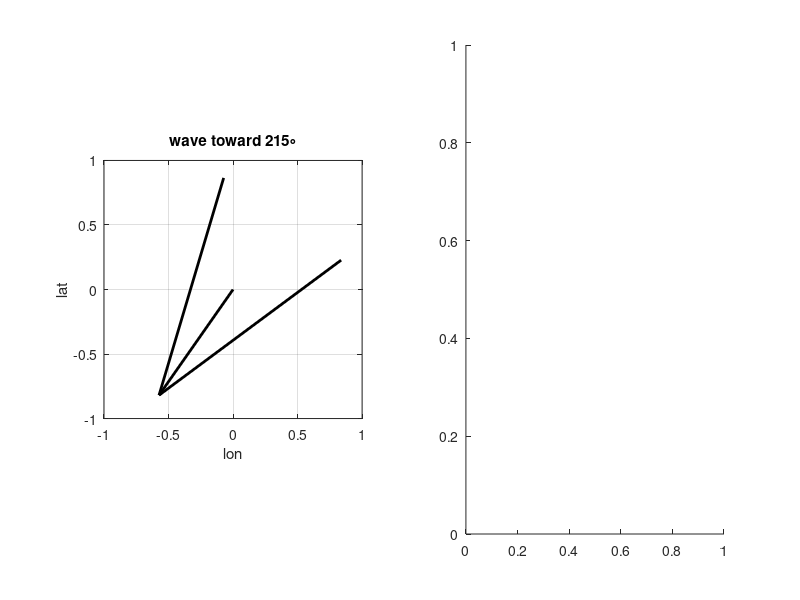

Write the MATLAB code that produced this figure. (Note: this script raises an error after producing the figure.)
% IT_prop_angle.m

%% --- M2 internal tide seen at one mooring depth ---
lat  = 7.5;                             % deg N (Palau)
f    = 2*(7.2921e-5)*sind(lat);         % Coriolis
om   = 2*pi/(12.4206*3600);             % M2 angular frequency
A    = 215;                               % propagation azimuth (toward), deg CW from NORTH
                                        %   0 = toward N, 90 = toward E, 135 = toward SE
                                        %   wave COMES FROM A+180
% A is TOWARD, the same convention as synth_baroclinic's P.to_deg,
% compute_tidal_flux's F.dir and compare_synth_real_uvp's to_deg. This wave is
% compare_synth_real_uvp's synthetic for a single mode with psi = pi/2: there
% th = -om*t + psi, so sin(th) = cos(om*t), the upar used here.
U0   = 0.05;                            % along-wave velocity amplitude [m/s]
rho0 = 1025;                            % reference density [kg/m^3]
c1   = 2.5;                             % mode-1 eigenspeed [m/s], sets the impedance
t    = linspace(0, 2*12.4206*3600, 500);% two M2 periods [s]

% clean polarization: along-wave in phase w/ p, cross-wave 90 deg & f/om smaller
upar = U0*cos(om*t);                    % along propagation
uprp = (f/om)*U0*sin(om*t);             % cross (rotary) part

% pressure. For a free mode the momentum equations give
%   upar = om*k*p'/(rho0*(om^2-f^2)),  with  om^2-f^2 = c1^2 k^2,
% so p' is IN PHASE with upar and the amplitudes are tied:
P0 = rho0*c1*U0*sqrt(1 - (f/om)^2);     % [Pa]
p  = P0*cos(om*t);

% rotate into geographic east (u) / north (v). Propagation points along
% (sind A, cosd A); the cross-wave axis is 90 deg CLOCKWISE of that,
% (cosd A, -sind A), which is what makes the vector turn clockwise -- the
% correct sense for the northern hemisphere.
u =  upar*sind(A) + uprp*cosd(A);
v =  upar*cosd(A) - uprp*sind(A);

% in phase => nonzero mean flux, directed along A
fprintf('p0 = %.1f Pa for u0 = %.3f m/s  (p0/u0 = rho0*c1*sqrt(1-(f/om)^2) = %.0f Pa per m/s)\n', ...
        P0, U0, P0/U0);
fprintf('<upar*p''> = %.3f W/m^2 toward %g deg CW from north\n', 0.5*U0*P0, A);

figure;
subplot(1,2,1)                          % propagation direction in lon/lat plane
quiver(0,0, sind(A), cosd(A), 0,'k','LineWidth',2,'MaxHeadSize',1); hold on
axis equal; axis([-1 1 -1 1]); grid on
xlabel('lon'); ylabel('lat');
title(sprintf('wave toward %g\\circ',A))

subplot(1,2,2)                          % what the mooring records
yyaxis left                             % velocity and pressure differ by O(10^3),
h1 = plot(t/3600,u,'-','LineWidth',1.5,'Color',[0.850 0.325 0.098]); hold on
h2 = plot(t/3600,v,'-','LineWidth',1.5,'Color',[0 0.447 0.741]);
ylabel('velocity (m s^{-1})')
yyaxis right                            %   so p' gets its own axis
h3 = plot(t/3600,p,'-','LineWidth',3,'Color',[0 0 0]);
ylabel('p'' (Pa)')
ax = gca; ax.YAxis(1).Color = 'k'; ax.YAxis(2).Color = 'k';
xlabel('time (hours)'); 

% quarter-phase markers. 90 deg of phase is (pi/2)/om seconds, so the spacing
% comes from the frequency and not from the hour axis -- change om and the
% lines follow. nq counts how many quarter cycles the record holds.
yyaxis left                             % so the labels sit on the velocity axis
nq = floor(om*t(end)/(pi/2) + 1e-9);
tq = (0:nq)*(pi/2)/om;                  % times of 0, 90, 180, ... deg [s]
for k = 1:numel(tq)
    xline(tq(k)/3600, ':', sprintf('%g\\circ', 90*(k-1)), ...
          'Color',[.5 .5 .5], 'LineWidth',0.75, 'FontSize',8, ...
          'LabelOrientation','horizontal', ...
          'LabelHorizontalAlignment','left', 'LabelVerticalAlignment','bottom');
end
xlim([0 t(end)/3600])
legend([h1 h2 h3],{'u (east)','v (north)','p'''},'Location','ne')
title('what a mooring would see')

%% --- two waves of equal amplitude from different directions -------------
% Nash et al. (2004, JPO 34, 1117-1134), Fig. 17: a wave with lambda_x = 80 km
% reflecting off a north-south wall makes a standing pattern in which the flux
% ACROSS the wall cancels everywhere, while the flux ALONG it reverses sign
% every quarter wavelength. A mooring sees none of that spatial structure --
% it sees one u, v, p record whose apparent flux direction depends on where in
% the pattern it happens to sit. Set A2 = A1+180 to reproduce that figure; any
% other pair of angles is the general two-wave case.
%
% Conventions are the cell above and synth_baroclinic's: for wave j,
%   theta_j = k_j . x - om*t + psi_j
%   u_par   =  U0*sin(theta_j)              along  e_j   = [sind Aj, cosd Aj]
%   u_perp  = -(f/om)*U0*cos(theta_j)       along  ep_j  = [-cosd Aj, sind Aj]
%   p'      =  P0*sin(theta_j)              in phase with u_par
% ep_j is 90 deg COUNTERclockwise from e_j, which with the minus sign on
% u_perp turns the vector clockwise -- the northern-hemisphere sense, same as
% the single-wave cell. Requires f, om, rho0, c1, U0 from that cell.

A1   = 215;                 % wave 1 propagation azimuth (toward), deg CW from N
A2   = 35;                  % wave 2 propagation azimuth (toward), deg CW from N
                            %   A2 = A1+180 -> Nash Fig. 17 (pure standing wave)
U0b  = U0;                  % SAME along-wave amplitude for both waves [m/s]
psi1 = 0;                   % phase of wave 1 at the mooring [deg]
psi2 = 90;                  % phase of wave 2 at the mooring [deg]
                            %   psi1-psi2 is the only thing that matters; it is
                            %   equivalently WHERE the mooring sits in the
                            %   interference pattern drawn in panel (d)

kmag = sqrt(om^2 - f^2)/c1;             % horizontal wavenumber [rad/m]
lam  = 2*pi/kmag;                       % wavelength [m]
P0b  = rho0*c1*U0b*sqrt(1 - (f/om)^2);  % pressure amplitude of EACH wave [Pa]

e1  = [ sind(A1)  cosd(A1)];   ep1 = [-cosd(A1)  sind(A1)];   % [east north]
e2  = [ sind(A2)  cosd(A2)];   ep2 = [-cosd(A2)  sind(A2)];
k1  = kmag*e1;                 k2  = kmag*e2;                 % [rad/m]

% ---- what the mooring records: the SUM of the two waves -----------------
tt  = linspace(0, 2*2*pi/om, 500);      % two M2 periods [s], as in cell 1
[u1,v1,p1] = wave_uvp(tt, om, f, U0b, P0b, e1, ep1, psi1);
[u2,v2,p2] = wave_uvp(tt, om, f, U0b, P0b, e2, ep2, psi2);
us = u1 + u2;   vs = v1 + v2;   ps = p1 + p2;

% ---- time-mean flux. Average over exactly one period (endpoint excluded,
% so the mean is unbiased) rather than over tt, whose endpoints double up.
ta = (0:999)/1000 * (2*pi/om);
[ua1,va1,pa1] = wave_uvp(ta, om, f, U0b, P0b, e1, ep1, psi1);
[ua2,va2,pa2] = wave_uvp(ta, om, f, U0b, P0b, e2, ep2, psi2);
Fnum = [mean((ua1+ua2).*(pa1+pa2))  mean((va1+va2).*(pa1+pa2))];   % [W/m^2]

% ---- the same flux in closed form. With phi_j = k_j.x + psi_j and
% D = phi_1 - phi_2, the self terms give (1/2)P0*U0*(e1+e2) -- the two waves
% carrying their own flux -- and the cross terms add
%   (1/2)P0*U0*[ cos(D)*(e1+e2) + (f/om)*sin(D)*(ep1-ep2) ].
% The cos(D) part rescales the vector sum; the sin(D) part points SIDEWAYS to
% both waves and is what Nash's black arrows are. For A2 = A1+180 the first
% part vanishes identically and only the sideways part survives -- and because
% it carries f/om, that residual is weak here (f/om = 0.14 at 7.5 deg N) where
% at Nash's 36.5 deg N it is 0.6.
Dm   = deg2rad(psi1 - psi2);            % D at the mooring (x = 0)
Fmoor = 0.5*P0b*U0b*( (1+cos(Dm))*(e1+e2) + (f/om)*sin(Dm)*(ep1-ep2) );
F1    = 0.5*P0b*U0b*e1;                 % wave 1 alone
F2    = 0.5*P0b*U0b*e2;                 % wave 2 alone
Fsum  = F1 + F2;                        % vector sum, i.e. no interference

az   = @(F) mod(atan2d(F(1),F(2)), 360);            % [east north] -> deg CW of N
mag  = @(F) hypot(F(1),F(2));

fprintf('\n--- two waves, |U| = %.3f m/s each, lambda = %.1f km ---\n', U0b, lam/1e3);
fprintf('wave 1 alone   : %.3f W/m^2 toward %6.1f deg\n', mag(F1),   az(F1));
fprintf('wave 2 alone   : %.3f W/m^2 toward %6.1f deg\n', mag(F2),   az(F2));
fprintf('vector sum     : %.3f W/m^2 toward %6.1f deg   (no interference)\n', ...
        mag(Fsum), az(Fsum));
if mag(Fmoor) < 1e-9*P0b*U0b
fprintf('AT THE MOORING : no net flux (standing wave, this phase)\n');
else
fprintf('AT THE MOORING : %.3f W/m^2 toward %6.1f deg   (what you would infer)\n', ...
        mag(Fmoor), az(Fmoor));
end
fprintf('closed form vs time average: %.2e W/m^2 difference\n', norm(Fmoor-Fnum));

% ---- interference pattern. D varies only along k1-k2, so the bands run
% perpendicular to that and repeat every Li.
dk = k1 - k2;
if norm(dk) < 1e-12*kmag                % identical directions: no pattern
    Li = lam;   uniform = true;
else
    Li = 2*pi/norm(dk);   uniform = false;
end
fprintf('interference bands every %.1f km', Li/1e3);
if uniform, fprintf('  (none -- the two waves are collinear)'); end
fprintf('\n');

figure('Position',[100 100 1000 760]);

% (a) the two propagation directions and the flux the mooring would report
subplot(2,2,1)
q1 = quiver(0,0, e1(1), e1(2), 0, 'LineWidth',2, 'MaxHeadSize',0.8, ...
            'Color',[0 0.447 0.741]); hold on
q2 = quiver(0,0, e2(1), e2(2), 0, 'LineWidth',2, 'MaxHeadSize',0.8, ...
            'Color',[0.850 0.325 0.098]);
fh = Fmoor/max(mag(Fmoor), eps);        % unit vector, only the angle matters
q3 = quiver(0,0, fh(1), fh(2), 0, 'k', 'LineWidth',3, 'MaxHeadSize',0.8);
sh = Fsum/max(mag(Fsum), eps);
q4 = quiver(0,0, sh(1), sh(2), 0, '--', 'LineWidth',1.5, 'MaxHeadSize',0.8, ...
            'Color',[.5 .5 .5]);
axis equal; axis([-1.2 1.2 -1.2 1.2]); grid on
xlabel('lon'); ylabel('lat')
legend([q1 q2 q3 q4], {sprintf('wave 1 -> %g\\circ',A1), ...
                       sprintf('wave 2 -> %g\\circ',A2), ...
                       sprintf('net flux -> %.0f\\circ', az(Fmoor)), ...
                       'vector sum'}, 'Location','southoutside')
title('direction each wave goes, and the flux you would infer')

% (b) what the mooring records -- same layout as the single-wave cell
subplot(2,2,2)
yyaxis left
h1 = plot(tt/3600, us, '-', 'LineWidth',1.5, 'Color',[0.850 0.325 0.098]); hold on
h2 = plot(tt/3600, vs, '-', 'LineWidth',1.5, 'Color',[0 0.447 0.741]);
ylabel('velocity (m s^{-1})')
yyaxis right
h3 = plot(tt/3600, ps, '-', 'LineWidth',3, 'Color',[0 0 0]);
ylabel('p'' (Pa)')
ax = gca; ax.YAxis(1).Color = 'k'; ax.YAxis(2).Color = 'k';
xlabel('time (hours)')
yyaxis left
nq2 = floor(om*tt(end)/(pi/2) + 1e-9);
tq2 = (0:nq2)*(pi/2)/om;
for k = 1:numel(tq2)
    xline(tq2(k)/3600, ':', sprintf('%g\\circ', 90*(k-1)), ...
          'Color',[.5 .5 .5], 'LineWidth',0.75, 'FontSize',8, ...
          'LabelOrientation','horizontal', ...
          'LabelHorizontalAlignment','left', 'LabelVerticalAlignment','bottom');
end
xlim([0 tt(end)/3600])
legend([h1 h2 h3], {'u (east)','v (north)','p'''}, 'Location','ne')
title('what the mooring sees (sum of the two)')

% (c) hodograph. One clean wave traces an f/om ellipse that turns clockwise;
% two of them interfering flatten it, and the sense can even reverse.
subplot(2,2,3)
one = tt <= 2*pi/om;
plot(u1(one), v1(one), '-',  'LineWidth',1.2, 'Color',[0 0.447 0.741]); hold on
plot(u2(one), v2(one), '-',  'LineWidth',1.2, 'Color',[0.850 0.325 0.098]);
plot(us(one), vs(one), 'k-', 'LineWidth',2);
plot(us(1), vs(1), 'ko', 'MarkerFaceColor','k', 'MarkerSize',5);
axis equal; grid on
xlabel('u (east, m s^{-1})'); ylabel('v (north, m s^{-1})')
legend({'wave 1','wave 2','sum','t = 0'}, 'Location','best')
title('current ellipse over one M_2 period')

% (d) Nash Fig. 17. Shading is the normalized pressure variance <p'^2>/P0^2 =
% 1+cos(D) (the HKE/APE bands); arrows are the time-mean flux from the closed
% form above, evaluated on the grid. The mooring (red circle) samples one point
% of this, which is Nash's warning: u'p' has to be averaged over at least half
% an interference wavelength before it means what you think it means.
subplot(2,2,4)
xg = linspace(-Li, Li, 161);   yg = xg;
[Xg, Yg] = meshgrid(xg, yg);
Dg  = dk(1)*Xg + dk(2)*Yg + Dm;
Eg  = 1 + cos(Dg);
Fug = 0.5*P0b*U0b*( (e1(1)+e2(1))*(1+cos(Dg)) + (f/om)*(ep1(1)-ep2(1))*sin(Dg) );
Fvg = 0.5*P0b*U0b*( (e1(2)+e2(2))*(1+cos(Dg)) + (f/om)*(ep1(2)-ep2(2))*sin(Dg) );
pcolor(xg/1e3, yg/1e3, Eg); shading flat; hold on
colormap(gca, [linspace(1,0.70,64)' linspace(1,0.79,64)' linspace(1,0.92,64)']);
clim([0 2]);                            % Eg = 1+cos(D) spans [0 2] by construction
cb = colorbar; cb.Label.String = '\langle p''^2\rangle / P_0^2';
is = 1:12:numel(xg);
quiver(Xg(is,is)/1e3, Yg(is,is)/1e3, Fug(is,is), Fvg(is,is), 1.3, 'k', ...
       'LineWidth',1);
plot(0, 0, 'o', 'MarkerSize',9, 'LineWidth',2, 'MarkerEdgeColor',[0.6 0 0], ...
     'MarkerFaceColor','w');
axis equal; axis([xg(1) xg(end) yg(1) yg(end)]/1e3)
xlabel('east (km)'); ylabel('north (km)')
title(sprintf('mean flux through the pattern (bands every %.0f km)', Li/1e3))

function [u,v,p] = wave_uvp(t, om, f, U0, P0, ehat, eperp, psi_deg)
% One plane wave at a fixed point (s = 0), in the synth_baroclinic convention:
% theta = -om*t + psi, u_par = U0*sin(theta), u_perp = -(f/om)*U0*cos(theta).
th   = -om*t + deg2rad(psi_deg);
upar =  U0*sin(th);
uprp = -(f/om)*U0*cos(th);
u    = upar*ehat(1) + uprp*eperp(1);
v    = upar*ehat(2) + uprp*eperp(2);
p    = P0*sin(th);
end
